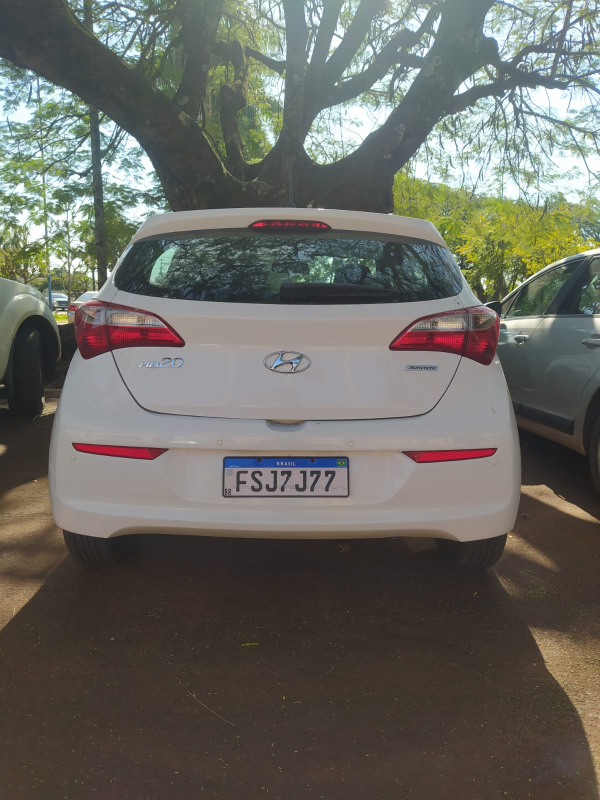
#> input picture number-plate-recognition/images/foto1.jpeg, 1200 x 1600 px (shown at 1/2 size); its folder holds only this picture in this run
$ python main.py
#> lines starting #> are read from the running program, lines starting #| are printed output that depends on the picture; after the words box and inside, x2 and y2 are one past the last pixel; in counts of white or black regions, pixels touching at a corner belong together
#> in carregar_imagem, returned value is the input picture: shape (1600, 1200, 3); mean B, G, R 98, 104.8, 105.6
### number-plate-recognition/proc_img.py
import os
import matplotlib.pyplot as plt
import cv2
import pytesseract
from matplotlib.widgets import Button

# Converte a imagem para tons de cinza.
def converter_para_cinza(imagem):
    return cv2.cvtColor(imagem, cv2.COLOR_BGR2GRAY)
#> returned value: shape (1600, 1200)

# Aplica filtros para remover ruídos.
def aplicar_filtros(imagem_cinza):
    imagem_filtrada = cv2.bilateralFilter(imagem_cinza, 9, 75, 75) # Suaviza a imagem enquanto preserva as bordas

    # Aplicação de filtro Gaussiano (NÃO-APLICADO INICIALMENTE EM ALGUMAS IMAGENS)
    imagem_filtrada = cv2.GaussianBlur(imagem_filtrada, (5, 5), 0) # Suaviza a imagem inteira mas borra as bordas
    return imagem_filtrada

# Aplica limiarização adaptativa para destacar os caracteres.
def limiarizacao_adaptativa(imagem_filtrada):
    return cv2.adaptiveThreshold(
        imagem_filtrada, 255, cv2.ADAPTIVE_THRESH_GAUSSIAN_C, cv2.THRESH_BINARY, 11, 2
    )
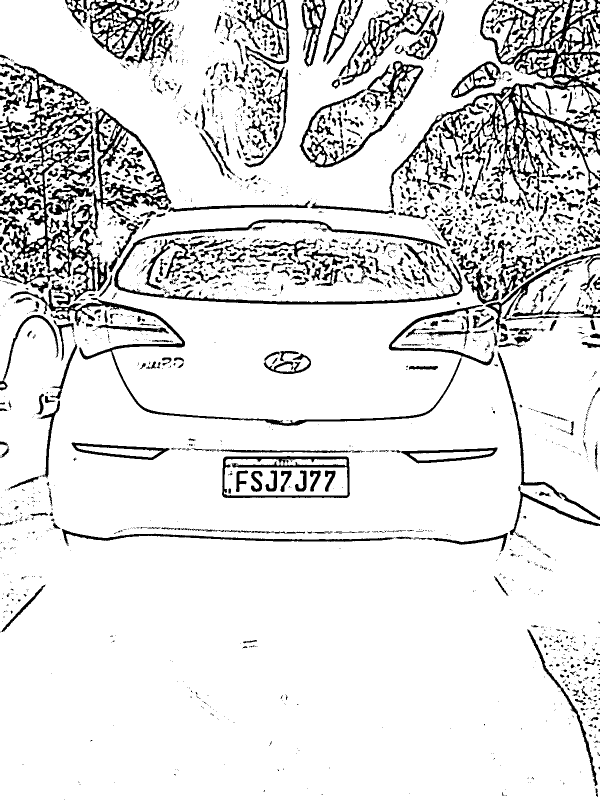
#> returned value: shape (1600, 1200) (shown at 1/2 size); 87.6% white; 2307 black regions (1524 under 20 px)

def processar_imagem(imagem_placa):
    """Processar a imagem da placa para destacar os caracteres."""
    imagem_cinza = converter_para_cinza(imagem_placa)
    imagem_filtrada = aplicar_filtros(imagem_cinza)
    imagem_limiarizada = limiarizacao_adaptativa(imagem_filtrada)
    return imagem_limiarizada

### number-plate-recognition/proc_cont.py
import os
import matplotlib.pyplot as plt
import cv2
import pytesseract
from matplotlib.widgets import Button
from functions import exibir_resultado
from ocr import aplicar_ocr

def processar_contornos(imagem_original, imagem_processada):
    contornos, _ = cv2.findContours(imagem_processada, cv2.RETR_LIST, cv2.CHAIN_APPROX_NONE)
#> contornos = 3788 contours, 2682 with area under 20; largest, box (x1, y1, x2, y2) and area: (0, 0, 1200, 1600) 1740462, (443, 911, 701, 997) 21202, (448, 918, 695, 991) 14514, (227, 438, 926, 610) 10430, (95, 566, 924, 853) 9892
    placas_detectadas = []

    for contorno in contornos:
        # Aproximar o contorno a um polígono
        comprimento = cv2.arcLength(contorno, True)
        aproximacao = cv2.approxPolyDP(contorno, 0.02 * comprimento, True)
        area_contorno = cv2.contourArea(contorno)
        x, y, largura, altura = cv2.boundingRect(contorno)

        # Ignorar contornos onde a altura é maior que a largura
        if altura > largura:
            continue

        # Ignorar contornos onde a altura é menor que 20% da largura
        if altura < (largura * 0.2):
            continue

        # Ignorar contornos com área fora do intervalo desejado
        if area_contorno < 10000 or area_contorno > 70000:
            continue

        # Considerar como possível placa se o polígono tiver entre 4 e 10 lados
        if 4 <= len(aproximacao) < 10:
            cv2.drawContours(imagem_original, [aproximacao], -1, (0, 255, 0), 2)

            # Recortar a área da possível placa
            x, y, largura, altura = cv2.boundingRect(contorno)
            recorte_placa = imagem_original[y:y + altura, x:x + largura]

            # Converter o recorte para tons de cinza
            recorte_cinza = cv2.cvtColor(recorte_placa, cv2.COLOR_BGR2GRAY)

            # Aplicar limiarização para destacar os caracteres
            _, limiarizada = cv2.threshold(recorte_cinza, 0, 255, cv2.THRESH_BINARY + cv2.THRESH_OTSU)

            # Operação de fechamento para preencher regiões de contornos
            kernel_fechamento = cv2.getStructuringElement(cv2.MORPH_RECT, (5, 5))
            processada = cv2.morphologyEx(limiarizada, cv2.MORPH_CLOSE, kernel_fechamento)

            # Operação de abertura para remover ruídos
            kernel_abertura = cv2.getStructuringElement(cv2.MORPH_RECT, (3, 3))
            processada = cv2.morphologyEx(processada, cv2.MORPH_OPEN, kernel_abertura)

            # Dilatação para aumentar a espessura dos caracteres
            processada = cv2.dilate(processada, kernel_abertura, iterations=1)

            # Erosão para reduzir a espessura dos caracteres
            processada = cv2.erode(processada, kernel_abertura, iterations=1)

            placas_detectadas.append((recorte_placa, processada))
#> this loop made 3788 passes
#> (comprimento, area_contorno) on passes 13, 848, 855, 2381: (47.7, 71.5), (942.4, 14514.5), (686.2, 21202), (3487.6, 10430.5)
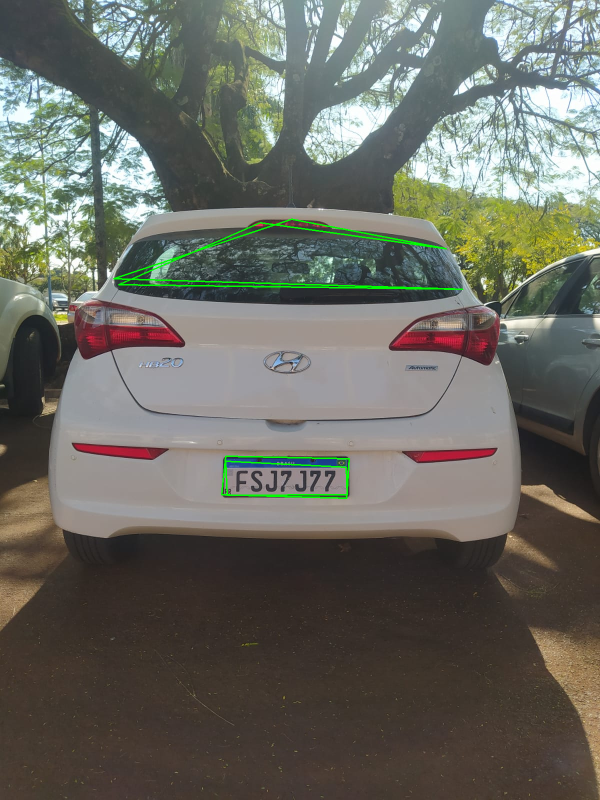
#> imagem_original: shape (1600, 1200, 3) (shown at 1/2 size); 0.57% of pixels changed, all inside (x1, y1, x2, y2) = (226, 437, 927, 998)
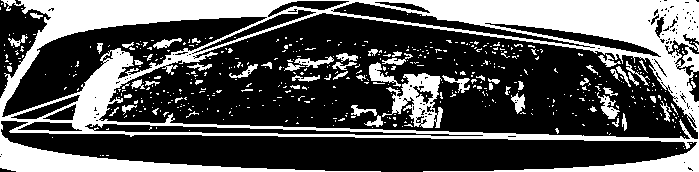
#> limiarizada: shape (172, 699); 33.6% white; 507 white regions (444 under 20 px), largest, box (x1, y1, x2, y2) and area: (0, 0, 699, 172) 33089, (382, 73, 443, 128) 1574, (369, 62, 401, 87) 291
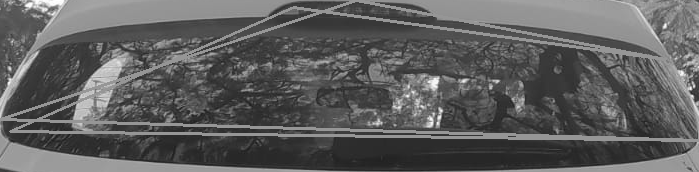
#> recorte_cinza: shape (172, 699); min 25, max 255, mean 93.5
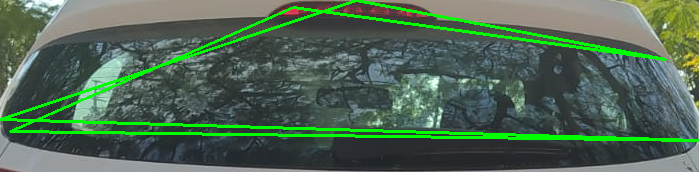
#> recorte_placa: shape (172, 699, 3); mean B, G, R 83, 103.3, 78.3
#> after the loop, placas_detectadas = 3 items

    return placas_detectadas

### number-plate-recognition/ocr.py
import os
import matplotlib.pyplot as plt
import cv2
import pytesseract
from matplotlib.widgets import Button
from functions import exibir_resultado, substituir_letras_por_numeros, gerar_possibilidades_mercosul
import re

# [4 lines left out: function encontrar_placa, not called in this run]

def aplicar_ocr(possiveis_placas):
    """Aplica OCR para detectar a placa e realiza as devidas conversões."""
    for tupla in possiveis_placas:
        placa_recortada, placa_recortada_processada = tupla

        x, y, w, h = cv2.boundingRect(placa_recortada_processada)

        # Ajuste para placas do modelo antigo
        if h > 120:
            placa_recortada_processada = placa_recortada_processada[30:-10]

        # Executar OCR com Tesseract para detectar a placa em português
        resultado_tesseract_por = pytesseract.image_to_string(
            placa_recortada_processada, lang='por', config=r'-c tessedit_char_whitelist=ABCDEFGHIJKLMNOPQRSTUVWXYZ0123456789 --psm 6 --oem 3')
        placa_detectada_por = "".join(filter(str.isalnum, resultado_tesseract_por))

        placa_mercosul = encontrar_placa(placa_detectada_por, r'[A-Z]{3}[0-9][0-9A-Z][0-9]{2}')
        if placa_mercosul:
            return placa_mercosul, placa_recortada, placa_recortada_processada
        placa_antiga = encontrar_placa(placa_detectada_por, r'[A-Z]{3}\d{4}')
        if placa_antiga:
            return placa_antiga, placa_recortada, placa_recortada_processada

        # Executar OCR com Tesseract para detectar a placa em inglês
        resultado_tesseract_eng = pytesseract.image_to_string(
            placa_recortada_processada, lang='eng', config=r'-c tessedit_char_whitelist=ABCDEFGHIJKLMNOPQRSTUVWXYZ0123456789 --psm 6 --oem 3')
        placa_detectada_eng = "".join(filter(str.isalnum, resultado_tesseract_eng))

        placa_mercosul = encontrar_placa(placa_detectada_eng, r'[A-Z]{3}[0-9][0-9A-Z][0-9]{2}')
        if placa_mercosul:
            return placa_mercosul, placa_recortada, placa_recortada_processada
        placa_antiga = encontrar_placa(placa_detectada_eng, r'[A-Z]{3}\d{4}')
        if placa_antiga:
            return placa_antiga, placa_recortada, placa_recortada_processada

        # Pegar os últimos quatro caracteres da placa detectada e aplicar substituição de letras por números
        ultimos_4_caracteres = placa_detectada_por[-4:]

        # Possibilidades de placa normal
        possibilidades = substituir_letras_por_numeros(ultimos_4_caracteres)
        result = ""
        for i in range(len(possibilidades)):
            result += placa_detectada_por[:3] + possibilidades[i] + "\n"
        result += "\nMercosul:\n"

        # Possibilidades de placa Mercosul
        possibilidades_mercosul = gerar_possibilidades_mercosul(ultimos_4_caracteres)
        for i in range(len(possibilidades_mercosul)):
            result += placa_detectada_por[:3] + possibilidades_mercosul[i] + "\n"

        return result, placa_recortada, placa_recortada_processada

### number-plate-recognition/main.py
import os
import cv2
from proc_img import processar_imagem
from proc_cont import processar_contornos
from ocr import aplicar_ocr
from functions import exibir_resultado
import pytesseract

# Caminho do Tesseract
pytesseract.pytesseract.tesseract_cmd = 'C:/Program Files/Tesseract-OCR/tesseract.exe'

# Carrega a imagem do caminho especificado.
def carregar_imagem(caminho_imagem):
    return cv2.imread(caminho_imagem)

# Processa a imagem para detectar placas.
def processar_placa(imagem_original):
    imagem_processada = processar_imagem(imagem_original)
    placas_potenciais = processar_contornos(imagem_original, imagem_processada)
#> placas_potenciais = 3 items
    return placas_potenciais, imagem_processada

# Exibe os resultados da detecção de placas.
def exibir_resultados(imagem_original, imagem_processada, placas_potenciais):
    if placas_potenciais:
        placa_detectada, placa_recortada, placa_recortada_processada = aplicar_ocr(placas_potenciais)
        exibir_resultado(imagem_original, imagem_processada, placa_recortada, placa_recortada_processada, placa_detectada)

# Combina as etapas de carregamento, processamento e exibição dos resultados.
def detectar_placa(caminho_imagem):
    """Detectar a placa a partir de uma imagem"""
    imagem_original = carregar_imagem(caminho_imagem)
    placas_potenciais, imagem_processada = processar_placa(imagem_original)
#> placas_potenciais = 3 items
    exibir_resultados(imagem_original, imagem_processada, placas_potenciais)
#> the loop in aplicar_ocr, `for tupla in possiveis_placas:` made 1 pass
#> (x, y, w, h) on pass 1: (0, 0, 247, 73)
#> pass 1, in aplicar_ocr, `placa_recortada, placa_recortada_processada = tupla`:
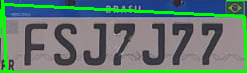
#> placa_recortada: shape (73, 247, 3); mean of channels 0, 1, 2 112.6, 123.3, 98.5; drawn as B, G, R
#> pass 1, in aplicar_ocr, `placa_recortada, placa_recortada_processada = tupla`:
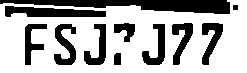
#> placa_recortada_processada: shape (73, 247); 68.9% white; 11 black regions, largest, box (x1, y1, x2, y2) and area: (0, 0, 230, 14) 1853, (5, 6, 106, 17) 789, (54, 24, 76, 65) 499
#> (the call stopped at in aplicar_ocr, `resultado_tesseract_por = pytesseract.image_to_string( placa_recortada..`: pytesseract is not available in this run)

# Itera sobre todas as imagens no diretório e aplica a detecção de placas.
def processar_imagens(diretorio_imagens):
    """Processar todas as imagens em um diretório"""
    arquivos_imagens = [f for f in os.listdir(diretorio_imagens) if f.lower().endswith(('.jpg', '.jpeg', '.png'))]
    for arquivo_imagem in arquivos_imagens:
        caminho_imagem = os.path.join(diretorio_imagens, arquivo_imagem)
        detectar_placa(caminho_imagem)

if __name__ == "__main__":
    diretorio_imagens = "images"
    processar_imagens(diretorio_imagens)

$ run again, on number-plate-recognition/images/foto14.jpeg
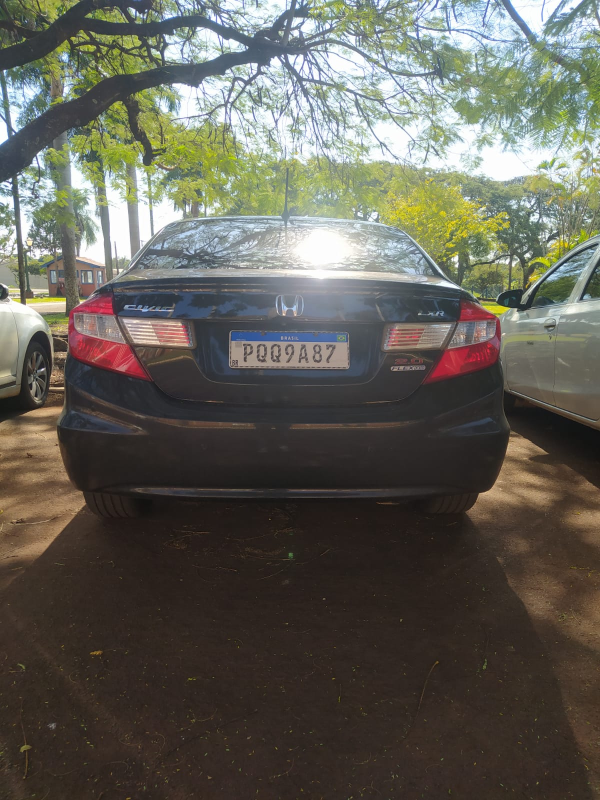
#> input picture number-plate-recognition/images/foto14.jpeg, 1200 x 1600 px (shown at 1/2 size)
#> in carregar_imagem, returned value is the input picture: shape (1600, 1200, 3); mean B, G, R 87, 96.2, 98.2
#> in limiarizacao_adaptativa, `return cv2.adaptiveThreshold( imagem_filtrada, 255, cv2.ADAPTIVE_THRES..`:
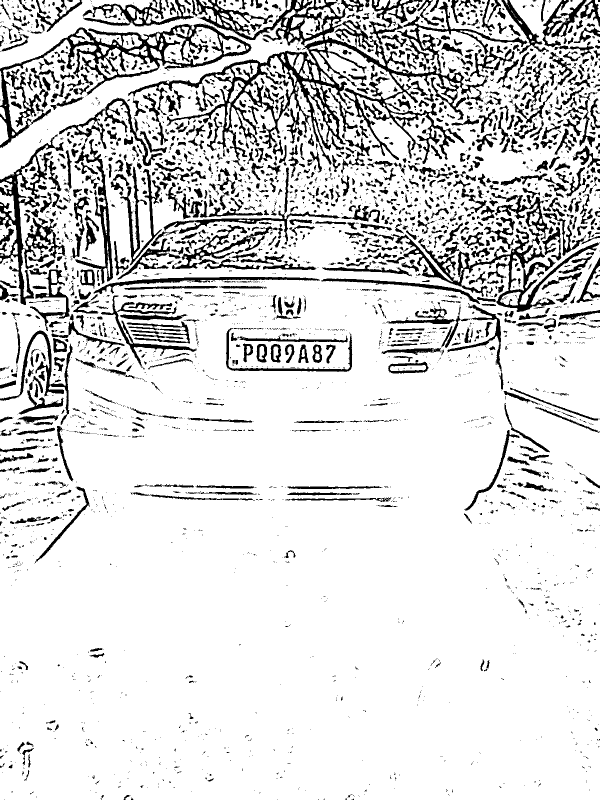
#> returned value: shape (1600, 1200) (shown at 1/2 size); 85.3% white; 3734 black regions (2513 under 20 px)
#> contornos = 5957 contours, 4340 with area under 20; largest, box (x1, y1, x2, y2) and area: (0, 0, 1200, 1600) 1778446, (783, 467, 1199, 625) 12626, (434, 0, 583, 76) 5260, (489, 112, 587, 239) 4952, (148, 285, 227, 569) 4504
#> the loop in processar_contornos, `for contorno in contornos:` made 5957 passes
#> (comprimento, area_contorno, kernel_abertura) on pass 3616: (3935.9, 12625.5, [[1, 1, 1], [1, 1, 1], [1, 1, 1]])
#> after the loop in processar_contornos, `for contorno in contornos:`: placas_detectadas = 1 item
#> the loop in aplicar_ocr, `for tupla in possiveis_placas:` made 1 pass
#> (x, y, w, h) on pass 1: (0, 0, 416, 158)
#> pass 1, in aplicar_ocr, `placa_recortada_processada = placa_recortada_processada[30:-10]`:
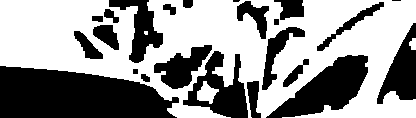
#> placa_recortada_processada: shape (118, 416); 58.1% white; 23 black regions (2 under 20 px), largest, box (x1, y1, x2, y2) and area: (0, 66, 179, 118) 7208, (266, 55, 368, 118) 3074, (183, 51, 248, 118) 2011
